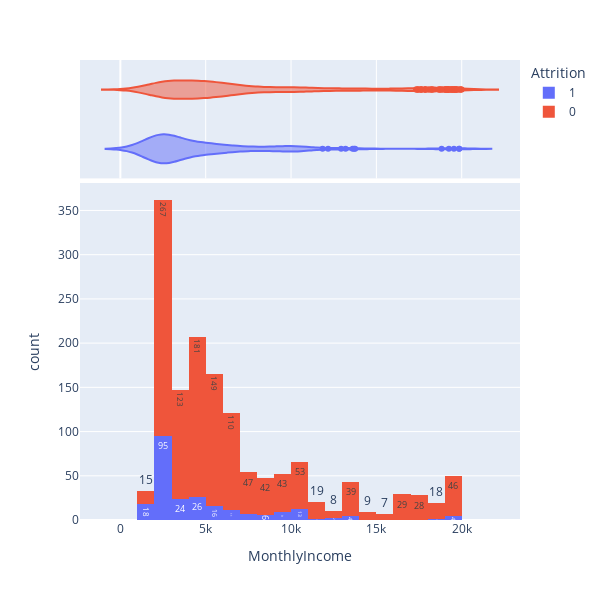

The notebook cell this image was saved under:
### Markdown cell above
##### Visualization:- Lets see how each feature interacts with attrition.

### Code cell
fig = px.histogram(df, x="MonthlyIncome",color='Attrition', marginal="violin",width=600, height=600, text_auto=True)
fig.show()

### Figure 1 — Plotly figure (JSON) as saved in the notebook; plotly's stock layout.template omitted (floating-point values rounded to 4 significant figures; data arrays with more than 128 entries replaced by an {"elided": "..."} marker saying what was removed)
{"data": [{"alignmentgroup": "True", "bingroup": "x", "hovertemplate": "Attrition=1<br>MonthlyIncome=%{x}<br>count=%{y}<extra></extra>", "legendgroup": "1", "marker": {"color": "#636efa", "pattern": {"shape": ""}}, "name": "1", "offsetgroup": "1", "orientation": "v", "showlegend": true, "texttemplate": "%{value}", "type": "histogram", "x": {"elided": "237 int values"}, "xaxis": "x", "yaxis": "y"}, {"alignmentgroup": "True", "hovertemplate": "Attrition=1<br>MonthlyIncome=%{x}<extra></extra>", "legendgroup": "1", "marker": {"color": "#636efa"}, "name": "1", "offsetgroup": "1", "scalegroup": "x", "showlegend": false, "type": "violin", "x": {"elided": "237 int values"}, "xaxis": "x2", "yaxis": "y2"}, {"alignmentgroup": "True", "bingroup": "x", "hovertemplate": "Attrition=0<br>MonthlyIncome=%{x}<br>count=%{y}<extra></extra>", "legendgroup": "0", "marker": {"color": "#EF553B", "pattern": {"shape": ""}}, "name": "0", "offsetgroup": "0", "orientation": "v", "showlegend": true, "texttemplate": "%{value}", "type": "histogram", "x": {"elided": "1233 int values"}, "xaxis": "x", "yaxis": "y"}, {"alignmentgroup": "True", "hovertemplate": "Attrition=0<br>MonthlyIncome=%{x}<extra></extra>", "legendgroup": "0", "marker": {"color": "#EF553B"}, "name": "0", "offsetgroup": "0", "scalegroup": "x", "showlegend": false, "type": "violin", "x": {"elided": "1233 int values"}, "xaxis": "x2", "yaxis": "y2"}], "layout": {"barmode": "relative", "height": 600, "legend": {"title": {"text": "Attrition"}, "tracegroupgap": 0}, "margin": {"t": 60}, "width": 600, "xaxis": {"anchor": "y", "domain": [0, 1], "title": {"text": "MonthlyIncome"}}, "xaxis2": {"anchor": "y2", "domain": [0, 1], "matches": "x", "showgrid": true, "showticklabels": false}, "yaxis": {"anchor": "x", "domain": [0, 0.7326], "title": {"text": "count"}}, "yaxis2": {"anchor": "x2", "domain": [0.7426, 1], "matches": "y2", "showgrid": false, "showline": false, "showticklabels": false, "ticks": ""}}}
